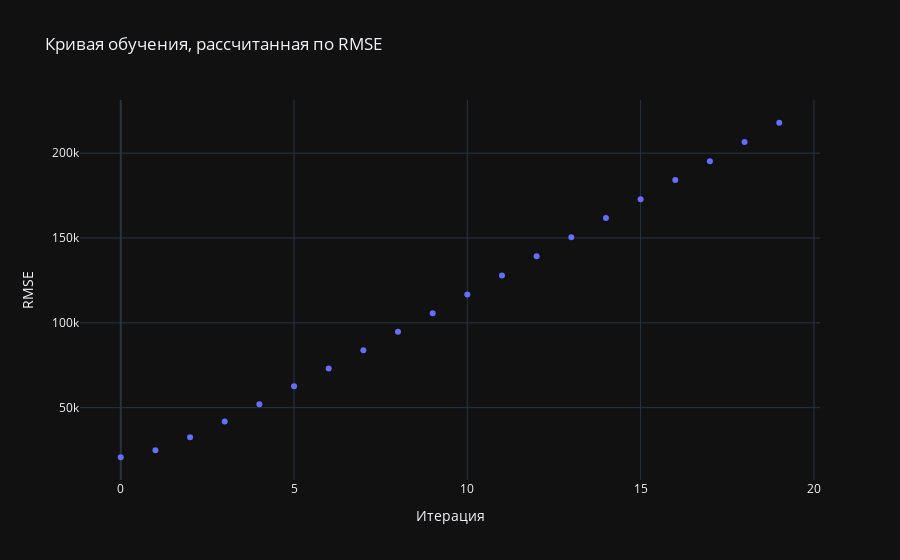

Notebook code cell kept with this figure:
### Code cell
fig = px.scatter(cbr.losses, title='Кривая обучения, рассчитанная по RMSE')

fig.update_layout(
    showlegend = False
)

fig.update_xaxes(
    title = 'Итерация'
)

fig.update_yaxes(
    title = 'RMSE'
)

fig.show()

### Figure 1 — Plotly figure (JSON) as saved in the notebook; plotly's stock layout.template omitted (floating-point values rounded to 4 significant figures)
{"data": [{"hovertemplate": "variable=0<br>index=%{x}<br>value=%{y}<extra></extra>", "legendgroup": "0", "marker": {"color": "#636efa", "symbol": "circle"}, "mode": "markers", "name": "0", "orientation": "v", "showlegend": true, "x": [0, 1, 2, 3, 4, 5, 6, 7, 8, 9, 10, 11, 12, 13, 14, 15, 16, 17, 18, 19], "xaxis": "x", "y": [20750.0, 24850.0, 32530.0, 41770.0, 52020.0, 62620.0, 73020.0, 83830.0, 94720.0, 105600.0, 116800.0, 128000.0, 139300.0, 150400.0, 161700.0, 172900.0, 184200.0, 195200.0, 206600.0, 217900.0], "yaxis": "y", "type": "scatter"}], "layout": {"xaxis": {"anchor": "y", "domain": [0.0, 1.0], "title": {"text": "Итерация"}}, "yaxis": {"anchor": "x", "domain": [0.0, 1.0], "title": {"text": "RMSE"}}, "legend": {"title": {"text": "variable"}, "tracegroupgap": 0}, "title": {"text": "Кривая обучения, рассчитанная по RMSE"}, "showlegend": false}}
